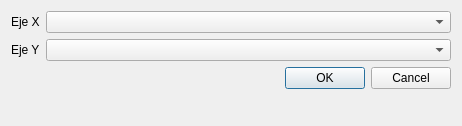
<?xml version="1.0" encoding="UTF-8"?>
<ui version="4.0">
 <class>SeleccionGraficaUI</class>
 <widget class="QDialog" name="SeleccionGraficaUI">
  <property name="geometry">
   <rect>
    <x>0</x>
    <y>0</y>
    <width>462</width>
    <height>126</height>
   </rect>
  </property>
  <property name="windowTitle">
   <string>Nueva gráfica</string>
  </property>
  <layout class="QFormLayout" name="formLayout">
   <item row="0" column="0">
    <widget class="QLabel" name="ejeXLabel">
     <property name="text">
      <string>Eje X</string>
     </property>
    </widget>
   </item>
   <item row="0" column="1">
    <widget class="QComboBox" name="ejeXComboBox"/>
   </item>
   <item row="1" column="0">
    <widget class="QLabel" name="ejeYLabel">
     <property name="text">
      <string>Eje Y</string>
     </property>
    </widget>
   </item>
   <item row="1" column="1">
    <widget class="QComboBox" name="ejeYComboBox"/>
   </item>
   <item row="2" column="1">
    <widget class="QDialogButtonBox" name="buttonBox">
     <property name="orientation">
      <enum>Qt::Horizontal</enum>
     </property>
     <property name="standardButtons">
      <set>QDialogButtonBox::Cancel|QDialogButtonBox::Ok</set>
     </property>
    </widget>
   </item>
  </layout>
 </widget>
 <resources/>
 <connections>
  <connection>
   <sender>buttonBox</sender>
   <signal>accepted()</signal>
   <receiver>SeleccionGraficaUI</receiver>
   <slot>accept()</slot>
   <hints>
    <hint type="sourcelabel">
     <x>248</x>
     <y>254</y>
    </hint>
    <hint type="destinationlabel">
     <x>157</x>
     <y>274</y>
    </hint>
   </hints>
  </connection>
  <connection>
   <sender>buttonBox</sender>
   <signal>rejected()</signal>
   <receiver>SeleccionGraficaUI</receiver>
   <slot>reject()</slot>
   <hints>
    <hint type="sourcelabel">
     <x>316</x>
     <y>260</y>
    </hint>
    <hint type="destinationlabel">
     <x>286</x>
     <y>274</y>
    </hint>
   </hints>
  </connection>
 </connections>
</ui>
